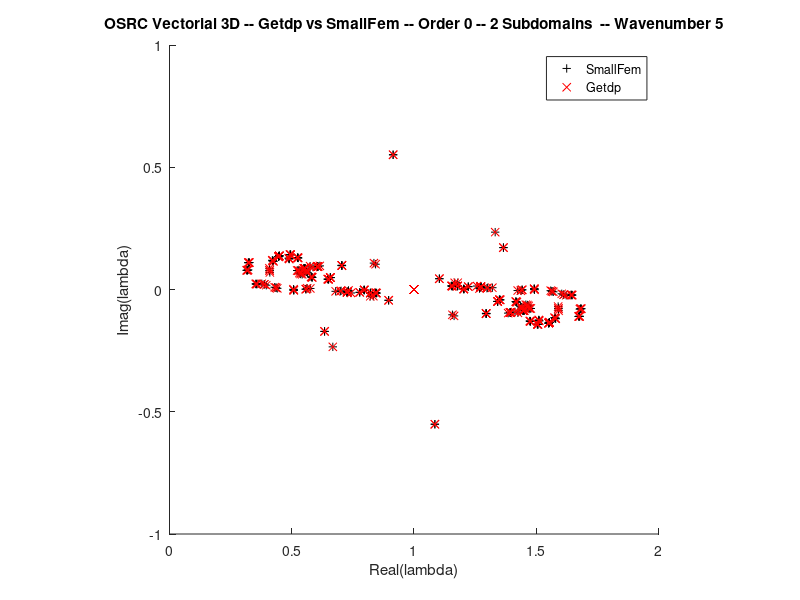

Recreate this plot in MATLAB.
clear all;
close all;

lsf = dlmread('lOsrcSf2.csv');
lgp = dlmread('lOsrcGp2.csv');

figure;
hold on;
plot(real(lsf), imag(lsf), 'k+');
plot(real(lgp), imag(lgp), 'rx');
hold off;

title('OSRC Vectorial 3D -- Getdp vs SmallFem -- Order 0 -- 2 Subdomains  -- Wavenumber 5')
xlabel('Real(lambda)');
ylabel('Imag(lambda)');
legend({'SmallFem', 'Getdp'});

xlim([ 0  2]);
ylim([-1 +1]);

axis square;
print('vectOSRCGetdpSmallfem3d2domains.png');
